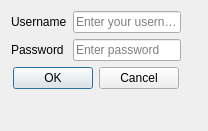
<?xml version="1.0" encoding="UTF-8"?>
<ui version="4.0">
 <class>Dialog</class>
 <widget class="QDialog" name="Dialog">
  <property name="geometry">
   <rect>
    <x>0</x>
    <y>0</y>
    <width>208</width>
    <height>131</height>
   </rect>
  </property>
  <property name="sizePolicy">
   <sizepolicy hsizetype="Fixed" vsizetype="Fixed">
    <horstretch>0</horstretch>
    <verstretch>0</verstretch>
   </sizepolicy>
  </property>
  <property name="minimumSize">
   <size>
    <width>208</width>
    <height>131</height>
   </size>
  </property>
  <property name="maximumSize">
   <size>
    <width>208</width>
    <height>131</height>
   </size>
  </property>
  <property name="windowTitle">
   <string>Авторизация</string>
  </property>
  <layout class="QFormLayout" name="formLayout">
   <item row="0" column="0">
    <layout class="QVBoxLayout" name="verticalLayout_2">
     <item>
      <layout class="QVBoxLayout" name="verticalLayout">
       <item>
        <layout class="QHBoxLayout" name="horizontalLayout">
         <item>
          <widget class="QLabel" name="lblName">
           <property name="text">
            <string>Username</string>
           </property>
          </widget>
         </item>
         <item>
          <widget class="QLineEdit" name="editName">
           <property name="placeholderText">
            <string>Enter your username</string>
           </property>
          </widget>
         </item>
        </layout>
       </item>
       <item>
        <layout class="QHBoxLayout" name="horizontalLayout_2">
         <item>
          <widget class="QLabel" name="lblPass">
           <property name="text">
            <string>Password </string>
           </property>
          </widget>
         </item>
         <item>
          <widget class="QLineEdit" name="editPass">
           <property name="echoMode">
            <enum>QLineEdit::Password</enum>
           </property>
           <property name="placeholderText">
            <string>Enter password</string>
           </property>
          </widget>
         </item>
        </layout>
       </item>
      </layout>
     </item>
     <item>
      <widget class="QDialogButtonBox" name="buttonBox">
       <property name="orientation">
        <enum>Qt::Horizontal</enum>
       </property>
       <property name="standardButtons">
        <set>QDialogButtonBox::Cancel|QDialogButtonBox::Ok</set>
       </property>
       <property name="centerButtons">
        <bool>true</bool>
       </property>
      </widget>
     </item>
    </layout>
   </item>
  </layout>
 </widget>
 <resources/>
 <connections>
  <connection>
   <sender>buttonBox</sender>
   <signal>accepted()</signal>
   <receiver>Dialog</receiver>
   <slot>accept()</slot>
   <hints>
    <hint type="sourcelabel">
     <x>248</x>
     <y>254</y>
    </hint>
    <hint type="destinationlabel">
     <x>157</x>
     <y>274</y>
    </hint>
   </hints>
  </connection>
  <connection>
   <sender>buttonBox</sender>
   <signal>rejected()</signal>
   <receiver>Dialog</receiver>
   <slot>reject()</slot>
   <hints>
    <hint type="sourcelabel">
     <x>316</x>
     <y>260</y>
    </hint>
    <hint type="destinationlabel">
     <x>286</x>
     <y>274</y>
    </hint>
   </hints>
  </connection>
 </connections>
</ui>
